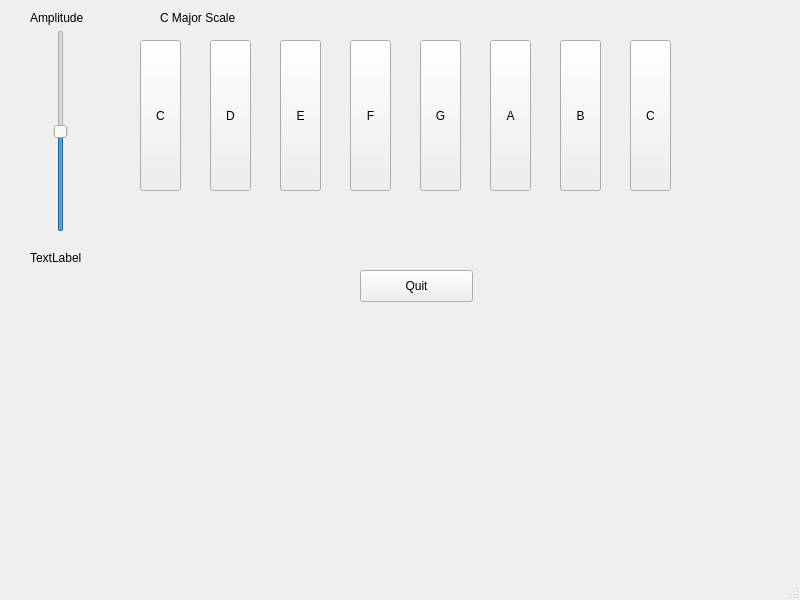
<?xml version="1.0" encoding="UTF-8"?>
<ui version="4.0">
 <class>MainWindow</class>
 <widget class="QMainWindow" name="MainWindow">
  <property name="geometry">
   <rect>
    <x>0</x>
    <y>0</y>
    <width>800</width>
    <height>600</height>
   </rect>
  </property>
  <property name="windowTitle">
   <string>MainWindow</string>
  </property>
  <widget class="QWidget" name="centralwidget">
   <widget class="QLabel" name="label_amp">
    <property name="geometry">
     <rect>
      <x>30</x>
      <y>10</y>
      <width>81</width>
      <height>16</height>
     </rect>
    </property>
    <property name="text">
     <string>Amplitude</string>
    </property>
   </widget>
   <widget class="QSlider" name="verticalSlider_amp">
    <property name="geometry">
     <rect>
      <x>50</x>
      <y>30</y>
      <width>22</width>
      <height>202</height>
     </rect>
    </property>
    <property name="maximum">
     <number>100</number>
    </property>
    <property name="value">
     <number>50</number>
    </property>
    <property name="orientation">
     <enum>Qt::Vertical</enum>
    </property>
   </widget>
   <widget class="QLabel" name="label_ampValue">
    <property name="geometry">
     <rect>
      <x>30</x>
      <y>250</y>
      <width>59</width>
      <height>16</height>
     </rect>
    </property>
    <property name="text">
     <string>TextLabel</string>
    </property>
   </widget>
   <widget class="QLabel" name="label_CMajor">
    <property name="geometry">
     <rect>
      <x>160</x>
      <y>10</y>
      <width>111</width>
      <height>16</height>
     </rect>
    </property>
    <property name="text">
     <string>C Major Scale</string>
    </property>
   </widget>
   <widget class="QPushButton" name="pushButton_quit">
    <property name="geometry">
     <rect>
      <x>360</x>
      <y>270</y>
      <width>113</width>
      <height>32</height>
     </rect>
    </property>
    <property name="text">
     <string>Quit</string>
    </property>
   </widget>
   <widget class="QToolButton" name="toolButton_C4">
    <property name="geometry">
     <rect>
      <x>140</x>
      <y>40</y>
      <width>41</width>
      <height>151</height>
     </rect>
    </property>
    <property name="text">
     <string>C</string>
    </property>
   </widget>
   <widget class="QToolButton" name="toolButton_D4">
    <property name="geometry">
     <rect>
      <x>210</x>
      <y>40</y>
      <width>41</width>
      <height>151</height>
     </rect>
    </property>
    <property name="text">
     <string>D</string>
    </property>
   </widget>
   <widget class="QToolButton" name="toolButton_E4">
    <property name="geometry">
     <rect>
      <x>280</x>
      <y>40</y>
      <width>41</width>
      <height>151</height>
     </rect>
    </property>
    <property name="text">
     <string>E</string>
    </property>
   </widget>
   <widget class="QToolButton" name="toolButton_F4">
    <property name="geometry">
     <rect>
      <x>350</x>
      <y>40</y>
      <width>41</width>
      <height>151</height>
     </rect>
    </property>
    <property name="text">
     <string>F</string>
    </property>
   </widget>
   <widget class="QToolButton" name="toolButton_G4">
    <property name="geometry">
     <rect>
      <x>420</x>
      <y>40</y>
      <width>41</width>
      <height>151</height>
     </rect>
    </property>
    <property name="text">
     <string>G</string>
    </property>
   </widget>
   <widget class="QToolButton" name="toolButton_A4">
    <property name="geometry">
     <rect>
      <x>490</x>
      <y>40</y>
      <width>41</width>
      <height>151</height>
     </rect>
    </property>
    <property name="text">
     <string>A</string>
    </property>
   </widget>
   <widget class="QToolButton" name="toolButton_B4">
    <property name="geometry">
     <rect>
      <x>560</x>
      <y>40</y>
      <width>41</width>
      <height>151</height>
     </rect>
    </property>
    <property name="text">
     <string>B</string>
    </property>
   </widget>
   <widget class="QToolButton" name="toolButton_C5">
    <property name="geometry">
     <rect>
      <x>630</x>
      <y>40</y>
      <width>41</width>
      <height>151</height>
     </rect>
    </property>
    <property name="text">
     <string>C</string>
    </property>
   </widget>
  </widget>
  <widget class="QMenuBar" name="menubar">
   <property name="geometry">
    <rect>
     <x>0</x>
     <y>0</y>
     <width>800</width>
     <height>22</height>
    </rect>
   </property>
  </widget>
  <widget class="QStatusBar" name="statusbar"/>
 </widget>
 <resources/>
 <connections/>
</ui>
